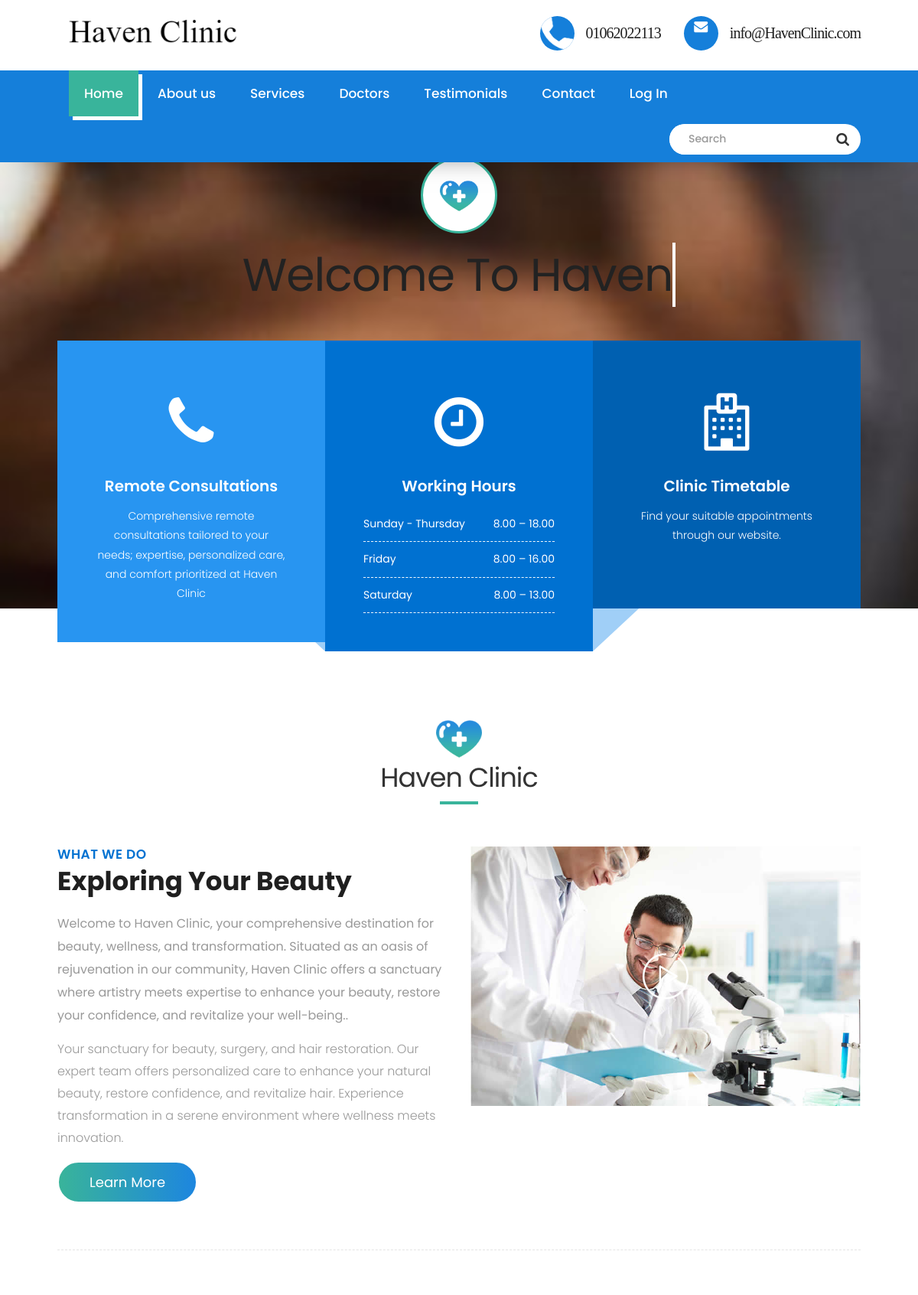
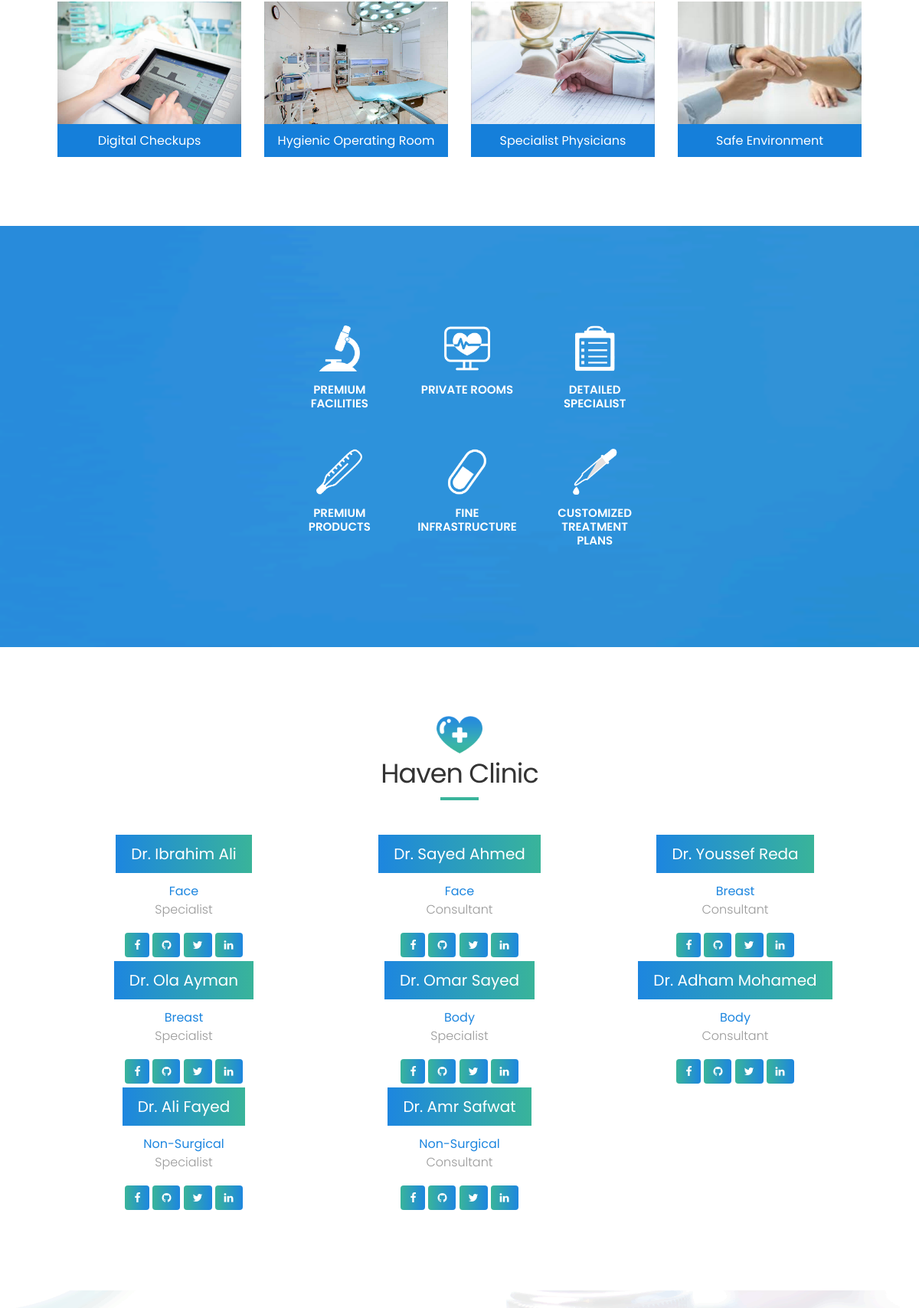
The page / (upper part) on the database its author committed (2 pictures, top to bottom).
### Clinic/models.py (models this page shows)
class User(AbstractUser):
    role = models.CharField(max_length=30, choices=[('ADMIN', 'Admin'), ('DOCTOR', 'Doctor'), ('NURSE', 'Nurse'), ('PATIENT', 'Patient')], default='PATIENT')
    first_name = models.CharField(max_length=30)
    last_name = models.CharField(max_length=30)
    sex = models.CharField(max_length=1, choices=[('M', 'Male'), ('F', 'Female')], default='M')

class Doctor(User):
    medical_degree = models.CharField(max_length=30, choices=[('Specialist', 'Specialist'), ('Consultant', 'Consultant')], default='Specialist')
    working_shift = models.CharField(max_length=8, choices=[('M', 'Morning'), ('E', 'Evening'), ('N', 'Night')])
    profile_picture = models.CharField(max_length=512, null=True, blank=True)
    rating = models.FloatField(default=5.0, blank=True)
    completed_appointments = models.IntegerField(default=0)
    department = models.ForeignKey(Department, on_delete=models.CASCADE, null=True)
    def __str__(self):
        return f"Dr. {self.first_name} {self.last_name}"

class User(AbstractUser):
    role = models.CharField(max_length=30, choices=[('ADMIN', 'Admin'), ('DOCTOR', 'Doctor'), ('NURSE', 'Nurse'), ('PATIENT', 'Patient')], default='PATIENT')
    first_name = models.CharField(max_length=30)
    last_name = models.CharField(max_length=30)
    sex = models.CharField(max_length=1, choices=[('M', 'Male'), ('F', 'Female')], default='M')

class Department(models.Model):
    name = models.CharField(max_length=50)
    def __str__(self):
        return self.name

### Clinic/views.py (the view)
# urls.py: path("", views.index, name="index"),
def index(request):
    doctors = Doctor.objects.all()
    return render(request, "index.html", {"doctors": doctors})

### Clinic/Templates/index.html (shortened to what this page needs)
{% extends "layout.html" %}
{% block body %}
      <div id="home" class="parallax first-section wow fadeIn" data-stellar-background-ratio="0.4" style="background-image:url('images/slider-bg.png');">
         <div class="container">
            <div class="row">
               <div class="col-md-12 col-sm-12">
                  <div class="text-contant">
                     <h2>
                        <span class="center"><span class="icon"><img src="../static/images/icon-logo.png" alt="#" /></span></span>
                        <a href="" class="typewrite" data-period="2000" data-type='[ "Welcome to Haven", "We Care Your Health&Beauty", "We are the Experts!" ]'>
                        </a>
                     </h2>
                  </div>
               </div>
            </div>
         </div>
      </div>
      <div id="time-table" class="time-table-section">
         <div class="container">
            <div class="col-lg-4 col-md-4 col-sm-12 col-xs-12">
               <div class="row">
                  <div class="service-time one" style="background:#2895f1;">
                     <span class="info-icon"><i class="fa fa-phone" aria-hidden="true"></i></span>
                     <h3>Remote Consultations</h3>
                     <p>Comprehensive remote consultations tailored to your needs; expertise, personalized care, and comfort prioritized at Haven Clinic</p>
                  </div>
               </div>
            </div>
            <div class="col-lg-4 col-md-4 col-sm-12 col-xs-12">
               <div class="row">
                  <div class="service-time middle" style="background:#0071d1;">
                     <span class="info-icon"><i class="fa fa-clock-o" aria-hidden="true"></i></span>
                     <h3>Working Hours</h3>
                     <div class="time-table-section">
                        <ul>
                           <li><span class="left">Sunday - Thursday</span><span class="right">8.00 – 18.00</span></li>
                           <li><span class="left">Friday</span><span class="right">8.00 – 16.00</span></li>
                           <li><span class="left">Saturday</span><span class="right">8.00 – 13.00</span></li>
                        </ul>
                     </div>
                  </div>
               </div>
            </div>
            <div class="col-lg-4 col-md-4 col-sm-12 col-xs-12">
               <div class="row">
                  <div class="service-time three" style="background:#0060b1;">
                     <span class="info-icon"><i class="fa fa-hospital-o" aria-hidden="true"></i></span>
                     <h3>Clinic Timetable</h3>
                     <p>Find your suitable appointments through our website.</p>
                  </div>
               </div>
            </div>
         </div>
      </div>
      <div id="about" class="section wow fadeIn">
         <div class="container">
            <div class="heading">
               <span class="icon-logo"><img src="../static/images/icon-logo.png" alt="#"></span>
               <h2>Haven Clinic</h2>
            </div>
            <div class="row">
               <div class="col-md-6">
                  <div class="message-box">
                     <h4>What We Do</h4>
                     <h2>Exploring Your Beauty</h2>
                     <p class="lead">Welcome to Haven Clinic, your comprehensive destination for beauty, wellness, and transformation. Situated as an oasis of rejuvenation in our community, Haven Clinic offers a sanctuary where artistry meets expertise to enhance your beauty, restore your confidence, and revitalize your well-being..</p>
                     <p> Your sanctuary for beauty, surgery, and hair restoration. Our expert team offers personalized care to enhance your natural beauty, restore confidence, and revitalize hair. Experience transformation in a serene environment where wellness meets innovation.
                     </p>
                     <a href="#services" data-scroll class="btn btn-light btn-radius btn-brd grd1 effect-1">Learn More</a>
                  </div>
               </div>
               <div class="col-md-6">
                  <div class="post-media wow fadeIn">
                     <img src="../static/images/about_03.jpg" alt="" class="img-responsive">
                     <a href="http://www.youtube.com/watch?v=nrJtHemSPW4" data-rel="prettyPhoto[gal]" class="playbutton"><i class="flaticon-play-button"></i></a>
                  </div>
               </div>
            </div>
            <hr class="hr1">
            <div class="row">
               <div class="col-md-3 col-sm-6 col-xs-12">
                  <div class="service-widget">
                     <div class="post-media wow fadeIn">
                        <img src="../static/images/clinic_01.jpg" alt="" class="img-responsive">
                     </div>
                     <h3>Digital Checkups</h3>
                  </div>
               </div>
               <div class="col-md-3 col-sm-6 col-xs-12">
                  <div class="service-widget">
                     <div class="post-media wow fadeIn">
                        <img src="../static/images/clinic_02.jpg" alt="" class="img-responsive">
                     </div>
                     <h3>Hygienic Operating Room</h3>
                  </div>
               </div>
               <div class="col-md-3 col-sm-6 col-xs-12">
                  <div class="service-widget">
                     <div class="post-media wow fadeIn">
                        <img src="../static/images/clinic_03.jpg" alt="" class="img-responsive">
                     </div>
                     <h3>Specialist Physicians</h3>
                  </div>
               </div>
               <div class="col-md-3 col-sm-6 col-xs-12">
                  <div class="service-widget">
                     <div class="post-media wow fadeIn">
                        <img src="../static/images/clinic_05.jpg" alt="" class="img-responsive">
                     </div>
                     <h3>Safe Environment</h3>
                  </div>
               </div>
            </div>
         </div>
      </div>
      <div id="service" class="services wow fadeIn">
         <div class="container">
            <div class="row">
               <div class="col-lg-8 col-md-8 col-sm-6 col-xs-12">
                  <div class="inner-services">
                     <div class="col-lg-4 col-md-6 col-sm-6 col-xs-12">
                        <div class="serv">
                           <span class="icon-service"><img src="../static/images/service-icon1.png" alt="#" /></span>
                           <h4>PREMIUM FACILITIES</h4>
                        </div>
                     </div>
                     <div class="col-lg-4 col-md-6 col-sm-6 col-xs-12">
                        <div class="serv">
                           <span class="icon-service"><img src="../static/images/service-icon2.png" alt="#" /></span>
                           <h4>PRIVATE ROOMS</h4>
                        </div>
                     </div>
                     <div class="col-lg-4 col-md-6 col-sm-6 col-xs-12">
                        <div class="serv">
                           <span class="icon-service"><img src="../static/images/service-icon3.png" alt="#" /></span>
                           <h4>DETAILED SPECIALIST</h4>
                        </div>
                     </div>
                     <div class="col-lg-4 col-md-6 col-sm-6 col-xs-12">
                        <div class="serv">
                           <span class="icon-service"><img src="../static/images/service-icon4.png" alt="#" /></span>
                           <h4>PREMIUM PRODUCTS</h4>
                        </div>
                     </div>
                     <div class="col-lg-4 col-md-6 col-sm-6 col-xs-12">
                        <div class="serv">
                           <span class="icon-service"><img src="../static/images/service-icon5.png" alt="#" /></span>
                           <h4>FINE INFRASTRUCTURE</h4>
                        </div>
                     </div>
                     <div class="col-lg-4 col-md-6 col-sm-6 col-xs-12">
                        <div class="serv">
                           <span class="icon-service"><img src="../static/images/service-icon6.png" alt="#" /></span>
                           <h4>CUSTOMIZED TREATMENT PLANS</h4>
                        </div>
                     </div>
                  </div>
               </div>
            </div>
            </div>
         </div>
	  <div id="doctors" class="parallax section db" data-stellar-background-ratio="0.4" style="background:#fff;" data-scroll-id="doctors" tabindex="-1">
        <div class="container">
		<div class="heading">
               <span class="icon-logo"><img src="../static/images/icon-logo.png" alt="#"></span>
               <h2>Haven Clinic</h2>
            </div>
            <div class="row dev-list text-center">
               {% for doctor in doctors %}
                   {% if forloop.counter0|divisibleby:3 and not forloop.first %}
                       </div>
                       <div class="row dev-list text-center">
                   {% endif %}
                   <div class="col-lg-4 col-md-4 col-sm-12 col-xs-12 wow fadeIn" data-wow-duration="1s" data-wow-delay="0.2s" style="visibility: visible; animation-duration: 1s; animation-delay: 0.2s; animation-name: fadeIn;">
                       <div class="widget clearfix">
                           <div class="widget-title">
                               <h3>{{doctor}}</h3>
                               <small>{{ doctor.department }}</small>
                           </div>
                           <p>{{doctor.medical_degree}}</p>
                           <div class="footer-social">
                               <a href="#" class="btn grd1"><i class="fa fa-facebook"></i></a>
                               <a href="#" class="btn grd1"><i class="fa fa-github"></i></a>
                               <a href="#" class="btn grd1"><i class="fa fa-twitter"></i></a>
                               <a href="#" class="btn grd1"><i class="fa fa-linkedin"></i></a>
                           </div>
                       </div>
                   </div>
               {% endfor %}
           </div>
        </div>
    </div>
      <div id="testimonials" class="section wb wow fadeIn">
      </div>
{% endblock %}

### rows shown on the page
Doctor: last_name "Dr. Ibrahim Ali", department "Face", medical_degree "Specialist"
Doctor: last_name "Dr. Sayed Ahmed", department "Face", medical_degree "Consultant"
Doctor: last_name "Dr. Youssef Reda", department "Breast", medical_degree "Consultant"
Doctor: last_name "Dr. Ola Ayman", department "Breast", medical_degree "Specialist"
Doctor: last_name "Dr. Omar Sayed", department "Body", medical_degree "Specialist"
Doctor: last_name "Dr. Adham Mohamed", department "Body", medical_degree "Consultant"
Doctor: last_name "Dr. Ali Fayed", department "Non-Surgical", medical_degree "Specialist"
Doctor: last_name "Dr. Amr Safwat", department "Non-Surgical", medical_degree "Consultant"
